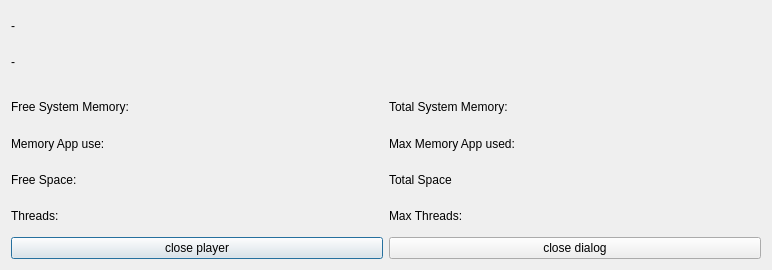
<?xml version="1.0" encoding="UTF-8"?>
<ui version="4.0">
 <class>DebugInfos</class>
 <widget class="QDialog" name="DebugInfos">
  <property name="windowModality">
   <enum>Qt::NonModal</enum>
  </property>
  <property name="geometry">
   <rect>
    <x>0</x>
    <y>0</y>
    <width>772</width>
    <height>270</height>
   </rect>
  </property>
  <property name="windowTitle">
   <string>Information</string>
  </property>
  <layout class="QGridLayout" name="gridLayout_2">
   <item row="0" column="0">
    <layout class="QGridLayout" name="gridLayout">
     <item row="0" column="0">
      <layout class="QVBoxLayout" name="verticalLayout">
       <property name="sizeConstraint">
        <enum>QLayout::SetMaximumSize</enum>
       </property>
       <item>
        <widget class="QLabel" name="PlaylistTitle">
         <property name="styleSheet">
          <string notr="true">background-color: transparent;</string>
         </property>
         <property name="text">
          <string>-</string>
         </property>
        </widget>
       </item>
       <item>
        <widget class="QLabel" name="UserAgent">
         <property name="autoFillBackground">
          <bool>false</bool>
         </property>
         <property name="styleSheet">
          <string notr="true">background-color: transparent;</string>
         </property>
         <property name="text">
          <string>-</string>
         </property>
        </widget>
       </item>
       <item>
        <widget class="Line" name="line">
         <property name="styleSheet">
          <string notr="true">background-color: transparent;</string>
         </property>
         <property name="orientation">
          <enum>Qt::Horizontal</enum>
         </property>
        </widget>
       </item>
       <item>
        <layout class="QHBoxLayout" name="horizontalLayout_2">
         <item>
          <widget class="QLabel" name="FreeSystemMemory">
           <property name="styleSheet">
            <string notr="true">background-color: transparent;</string>
           </property>
           <property name="text">
            <string>Free System Memory:</string>
           </property>
          </widget>
         </item>
         <item>
          <widget class="QLabel" name="TotalSystemMemory">
           <property name="styleSheet">
            <string notr="true">background-color: transparent;</string>
           </property>
           <property name="text">
            <string>Total System Memory:</string>
           </property>
          </widget>
         </item>
        </layout>
       </item>
       <item>
        <layout class="QHBoxLayout" name="horizontalLayout_3">
         <item>
          <widget class="QLabel" name="OutputMemoryUse">
           <property name="styleSheet">
            <string notr="true">background-color: transparent;</string>
           </property>
           <property name="text">
            <string>Memory App use:</string>
           </property>
          </widget>
         </item>
         <item>
          <widget class="QLabel" name="MaxMemoryUsed">
           <property name="styleSheet">
            <string notr="true">background-color: transparent;</string>
           </property>
           <property name="text">
            <string>Max Memory App used:</string>
           </property>
          </widget>
         </item>
        </layout>
       </item>
       <item>
        <layout class="QHBoxLayout" name="horizontalLayout_5">
         <item>
          <widget class="QLabel" name="TotalSpace">
           <property name="text">
            <string>Free Space:</string>
           </property>
          </widget>
         </item>
         <item>
          <widget class="QLabel" name="FreeSpace">
           <property name="text">
            <string>Total Space</string>
           </property>
          </widget>
         </item>
        </layout>
       </item>
       <item>
        <layout class="QHBoxLayout" name="horizontalLayout_4">
         <item>
          <widget class="QLabel" name="ThreadsNumber">
           <property name="styleSheet">
            <string notr="true">background-color: transparent;</string>
           </property>
           <property name="text">
            <string>Threads:</string>
           </property>
          </widget>
         </item>
         <item>
          <widget class="QLabel" name="MaxThreadsNumber">
           <property name="styleSheet">
            <string notr="true">background-color: transparent;</string>
           </property>
           <property name="text">
            <string>Max Threads:</string>
           </property>
          </widget>
         </item>
        </layout>
       </item>
       <item>
        <layout class="QHBoxLayout" name="horizontalLayout">
         <item>
          <widget class="QPushButton" name="close_player">
           <property name="text">
            <string>close player</string>
           </property>
          </widget>
         </item>
         <item>
          <widget class="QPushButton" name="close_dialog">
           <property name="text">
            <string>close dialog</string>
           </property>
          </widget>
         </item>
        </layout>
       </item>
      </layout>
     </item>
    </layout>
   </item>
  </layout>
 </widget>
 <layoutdefault spacing="6" margin="11"/>
 <resources/>
 <connections/>
</ui>
